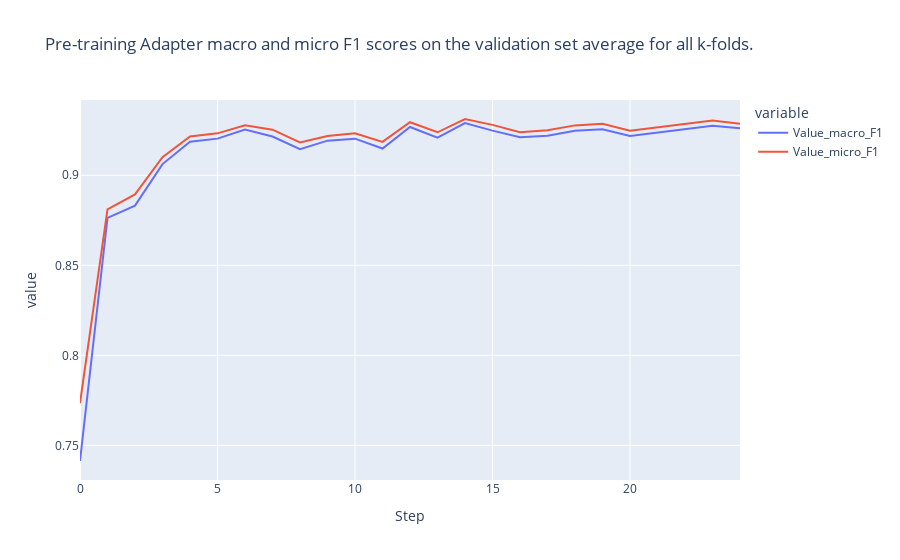

The cell this chart's notebook holds for it:
### Code cell
import plotly.express as px

macro_micro_df_merged = dict_of_dfs_list["eval_macro_F1.csv"].merge(dict_of_dfs_list["eval_micro_F1.csv"], on='Step', how='inner', suffixes=("_macro_F1", "_micro_F1"))
macro_micro_df_merged.reset_index(inplace=True)

fig = px.line(macro_micro_df_merged, x="Step", y=["Value_macro_F1", "Value_micro_F1"], title=f"Pre-training Adapter macro and micro F1 scores on the validation set average for all k-folds.")
fig.show()

### Figure 1 — Plotly figure (JSON) as saved in the notebook; plotly's stock layout.template omitted (floating-point values rounded to 4 significant figures)
{"data": [{"hovertemplate": "variable=Value_macro_F1<br>Step=%{x}<br>value=%{y}<extra></extra>", "legendgroup": "Value_macro_F1", "line": {"color": "#636efa", "dash": "solid"}, "marker": {"symbol": "circle"}, "mode": "lines", "name": "Value_macro_F1", "orientation": "v", "showlegend": true, "type": "scatter", "x": [0, 1, 2, 3, 4, 5, 6, 7, 8, 9, 10, 11, 12, 13, 14, 15, 16, 17, 18, 19, 20, 21, 22, 23, 24], "xaxis": "x", "y": [0.7413, 0.8763, 0.8831, 0.9062, 0.9186, 0.9203, 0.9254, 0.9215, 0.9145, 0.9192, 0.9203, 0.9148, 0.9268, 0.9209, 0.929, 0.9248, 0.9212, 0.9219, 0.9247, 0.9256, 0.9218, 0.9236, 0.9255, 0.9275, 0.9261], "yaxis": "y"}, {"hovertemplate": "variable=Value_micro_F1<br>Step=%{x}<br>value=%{y}<extra></extra>", "legendgroup": "Value_micro_F1", "line": {"color": "#EF553B", "dash": "solid"}, "marker": {"symbol": "circle"}, "mode": "lines", "name": "Value_micro_F1", "orientation": "v", "showlegend": true, "type": "scatter", "x": [0, 1, 2, 3, 4, 5, 6, 7, 8, 9, 10, 11, 12, 13, 14, 15, 16, 17, 18, 19, 20, 21, 22, 23, 24], "xaxis": "x", "y": [0.7734, 0.8811, 0.8894, 0.91, 0.9215, 0.9233, 0.9277, 0.9253, 0.9183, 0.9218, 0.9233, 0.9186, 0.9295, 0.9239, 0.9312, 0.928, 0.9239, 0.925, 0.9277, 0.9286, 0.9248, 0.9265, 0.9283, 0.9304, 0.9286], "yaxis": "y"}], "layout": {"legend": {"title": {"text": "variable"}, "tracegroupgap": 0}, "title": {"text": "Pre-training Adapter macro and micro F1 scores on the validation set average for all k-folds."}, "xaxis": {"anchor": "y", "domain": [0, 1], "title": {"text": "Step"}}, "yaxis": {"anchor": "x", "domain": [0, 1], "title": {"text": "value"}}}}
